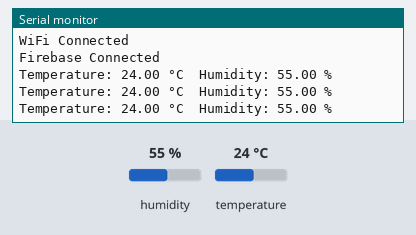
Bench run of a sketch on a simulated ESP32-S3. Shown: the last lines printed to the serial monitor. The test bench sets the inputs (shaded band); at power-on: humidity 55 %, temperature 24 °C. WiFi joins after 1.5 s; servers stay silent unless stated.

Above: at 2.7 s.
2.8 s: humidity set to 22 %
At 4.9 s:
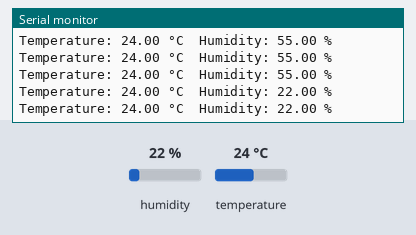
6.1 s: temperature set to 12 °C
At 6.1 s:
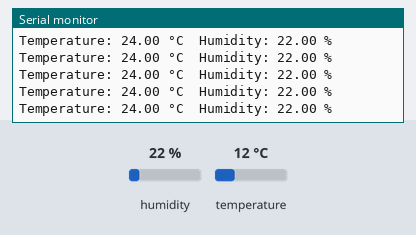
9.4 s: humidity set to 40 %
At 9.9 s:
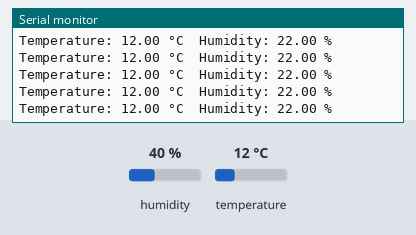
Timing chart, 0 to 12.4 s (numbered marks = the images above; inputs shaded):
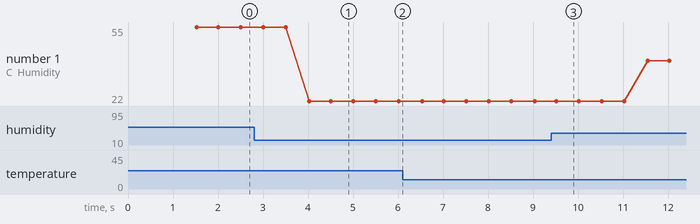

The sketch:

dht_firebase_esp32s3.ino
```cpp
#include <WiFi.h>
#include <Firebase_ESP_Client.h>
#include <DHT.h>

// WiFi Credentials
#define WIFI_SSID "BUBT Hub"
#define WIFI_PASSWORD "hub2026"

// Firebase Credentials
#define API_KEY "AIzaSyAKhgwcKqAEIGeQBtWws7ObCUcnqLibhUg"
#define DATABASE_URL "https://bubtvts-f9c65-default-rtdb.asia-southeast1.firebasedatabase.app/"

// DHT Sensor
#define DHTPIN 14
#define DHTTYPE DHT11      // Change to DHT22 if using DHT22

DHT dht(DHTPIN, DHTTYPE);

// Firebase Objects
FirebaseData fbdo;
FirebaseAuth auth;
FirebaseConfig config;

unsigned long lastSend = 0;

void setup() {
  Serial.begin(115200);

  dht.begin();

  // Connect WiFi
  WiFi.begin(WIFI_SSID, WIFI_PASSWORD);
  Serial.print("Connecting to WiFi");

  while (WiFi.status() != WL_CONNECTED) {
    Serial.print(".");
    delay(500);
  }

  Serial.println();
  Serial.println("WiFi Connected");

  // Firebase Setup
  config.api_key = API_KEY;
  config.database_url = DATABASE_URL;

  if (Firebase.signUp(&config, &auth, "", "")) {
    Serial.println("Firebase Connected");
  } else {
    Serial.printf("Firebase Error: %s\n",
                  config.signer.signupError.message.c_str());
  }

  Firebase.begin(&config, &auth);
  Firebase.reconnectWiFi(true);
}

void loop() {

  if (millis() - lastSend > 500) {
    lastSend = millis();

    float temperature = dht.readTemperature();
    float humidity = dht.readHumidity();

    if (isnan(temperature) || isnan(humidity)) {
      Serial.println("Failed to read DHT sensor!");
      return;
    }

    Serial.print("Temperature: ");
    Serial.print(temperature);
    Serial.print(" °C  ");

    Serial.print("Humidity: ");
    Serial.print(humidity);
    Serial.println(" %");

    // Send to Firebase
    Firebase.RTDB.setFloat(&fbdo, "/DHT/Temperature", temperature);
    Firebase.RTDB.setFloat(&fbdo, "/DHT/Humidity", humidity);
  }
}
```

Measured:
- after the input at 2.8 s, the serial monitor: prints a new line after 1.2 s (image 1)
- plotted number 1: 55 → 22 after the input at 2.8 s, 22 → 40 after the input at 9.4 s
